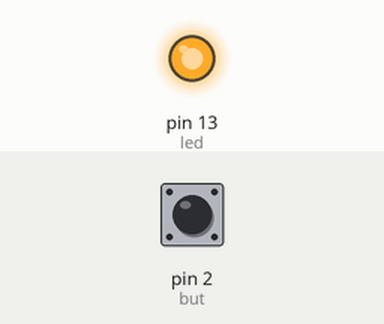
Bench run of a sketch on a simulated Arduino Uno, built with avr-gcc and run on an emulated ATmega328P. On the bench: output pins drawn as LEDs (lit = HIGH). Inputs (shaded band) come from the test bench; at power-on: pin 2 (but) LOW.

Above: at 1.2 s.
1.3 s: pin 2 (but) pulled HIGH for 0.15 s
At 1.37 s:
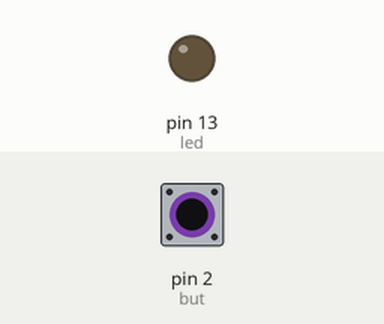
2.9 s: pin 2 (but) pulled HIGH for 3.2 s
At 6.8 s:
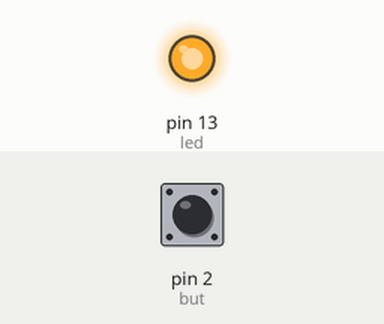
Timing chart, 0 to 8.3 s (numbered marks = the images above; inputs shaded):
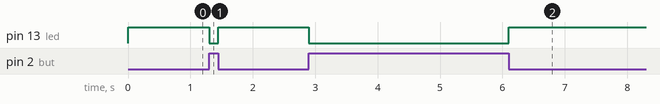

The sketch:

sketch_jun20a.ino
```cpp
int led=13;
int but=2;

void setup() {
  // put your setup code here, to run once:

pinMode(led,1); //pinMode(13,1);
pinMode(but,0); //pinMode(2,0);

}

void loop() {
  // put your main code here, to run repeatedly:
   int ret = digitalRead(but);//0 or 1

  if(ret==HIGH){
    digitalWrite(13,0);
    }
   else{    //if(ret==LOW)
     digitalWrite(13,1);

    }

}
```

Measured:
- after the input at 1.3 s, pin 13 (led): HIGH → LOW at once, → HIGH 0.15 s later
- after the input at 2.9 s, pin 13 (led): HIGH → LOW at once, → HIGH 3.2 s later
